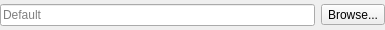
<?xml version="1.0" encoding="UTF-8"?>
<ui version="4.0">
    <class>PathEdit</class>
    <widget class="QWidget" name="PathEdit">
        <property name="geometry">
            <rect>
                <x>0</x>
                <y>0</y>
                <width>385</width>
                <height>30</height>
            </rect>
        </property>
        <property name="windowTitle">
            <string notr="true">PathEdit</string>
        </property>
        <layout class="QHBoxLayout" name="layout_pathedit">
            <property name="leftMargin">
                <number>0</number>
            </property>
            <property name="topMargin">
                <number>0</number>
            </property>
            <property name="rightMargin">
                <number>0</number>
            </property>
            <property name="bottomMargin">
                <number>0</number>
            </property>
            <item>
                <widget class="QLineEdit" name="text_edit">
                    <property name="minimumSize">
                        <size>
                            <width>300</width>
                            <height>0</height>
                        </size>
                    </property>
                    <property name="placeholderText">
                        <string>Default</string>
                    </property>
                </widget>
            </item>
            <item>
                <widget class="QToolButton" name="path_select">
                    <property name="text">
                        <string>Browse...</string>
                    </property>
                </widget>
            </item>
        </layout>
    </widget>
    <resources/>
    <connections/>
</ui>
